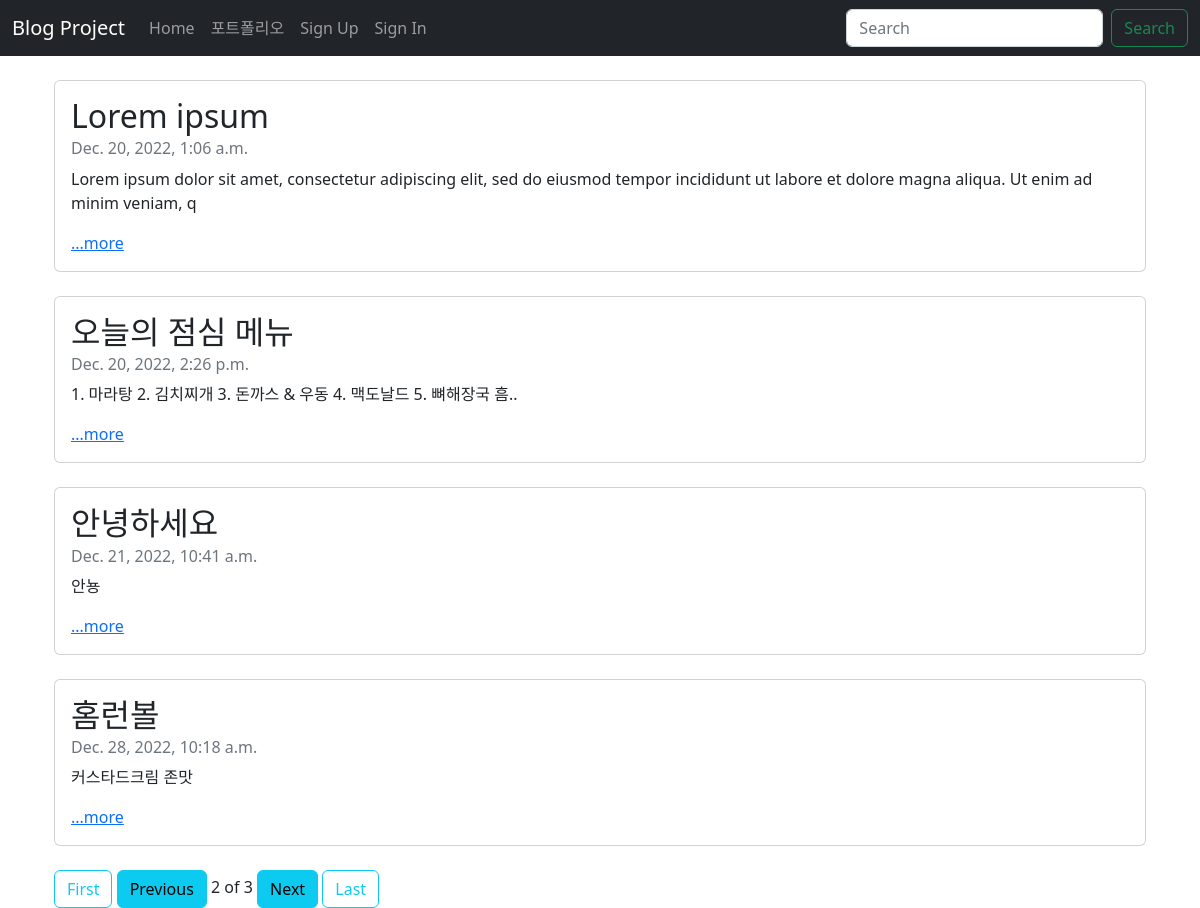
Screenshot of /?page=2 with the database file from the repository.
### blog/models.py (models this page shows, shortened)
class Blog(models.Model):
    title = models.CharField(max_length=200)
    pub_date = models.DateTimeField('date published')
    body = models.TextField()
    def summary(self):   # 글 내용 요약 함수
        return self.body[:150]

### blog/views.py (the view)
# urls.py: 2. Add a URL to urlpatterns:  path('', views.home, name='home')
def home(request):
    blogs = Blog.objects   # 쿼리셋 # 메소드
    blog_list = Blog.objects.all()
    paginator = Paginator(blog_list, 4)
    page = request.GET.get('page')
    posts = paginator.get_page(page)
    return render(request, 'blog/home.html', {'blogs': blogs, 'posts': posts})

### blog/templates/blog/home.html
{% extends 'base.html' %}
{% block content %}
    <div class="container">
        {% for blog in posts %}
        <div class="card">
            <div class="card-body">
                <h2 class="card-title">{{blog.title}}</h2>
                <h6 class="card-subtitle mb-2 text-muted">{{blog.pub_date}}</h6>
                <p class="card-text">{{blog.summary}}</p>
                <a href="{% url 'detail' blog.id %}" class="card-link">...more</a>
            </div>
        </div>
        <br>
        {% endfor %}
        {%if posts.has_previous%}
        <a class="btn btn-outline-info" href="?page=1">First</a>
        <a class="btn btn-info" href="?page={{posts.previous_page_number}}">Previous</a>
        {%endif%}
        <span>{{posts.number}}</span>
        <span>of</span>
        <span>{{posts.paginator.num_pages}}</span>
        {%if posts.has_next%}
        <a class="btn btn-info" href="?page={{posts.next_page_number}}">Next</a>
        <a class="btn btn-outline-info" href="?page={{posts.paginator.num_pages}}">Last</a>
        {%endif%}
    </div>
{% endblock %}

### rows the page displays
Blog: title "Lorem ipsum", pub_date "Dec. 20, 2022, 1:06 a.m.", summary "Lorem ipsum dolor sit amet, consectetur adipiscing elit, sed do eiusmod tempor incididunt ut labore et dolore magna aliqua. Ut enim ad minim veniam, q"
Blog: title "오늘의 점심 메뉴", pub_date "Dec. 20, 2022, 2:26 p.m.", summary "1. 마라탕 2. 김치찌개 3. 돈까스 & 우동 4. 맥도날드 5. 뼈해장국 흠.."
Blog: title "안녕하세요", pub_date "Dec. 21, 2022, 10:41 a.m.", summary "안뇽"
Blog: title "홈런볼", pub_date "Dec. 28, 2022, 10:18 a.m.", summary "커스타드크림 존맛"

### other values shown
{{ posts.number }} "2"
{{ posts.paginator.num_pages }} "3"
